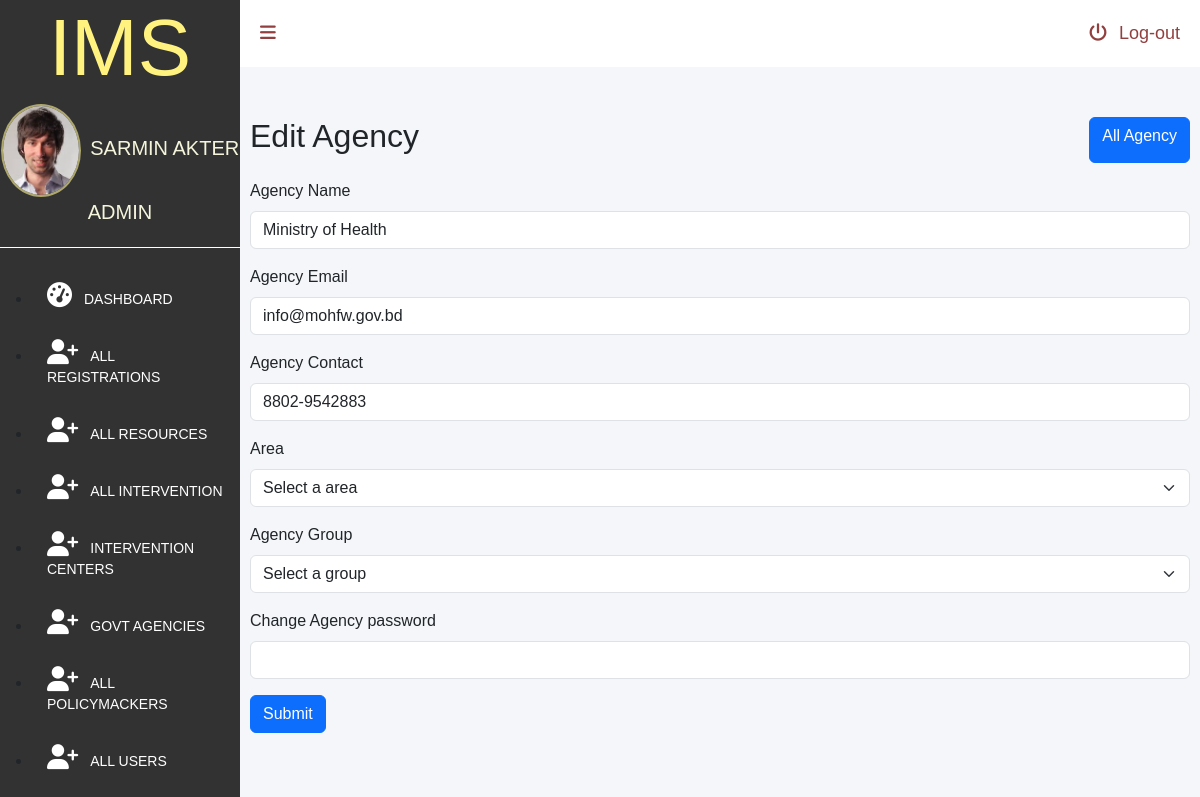
/admin/edit-gov-agency.php?editId=GA001 (signed in), run on the app's committed database.
### tables this page shows
CREATE TABLE `users`  (
  `userId` int(11) NOT NULL AUTO_INCREMENT,
  `name` varchar(255) NULL DEFAULT NULL,
  `username` varchar(255) NULL DEFAULT NULL,
  `role` varchar(255) NULL DEFAULT NULL,
  `password` varchar(255) NULL DEFAULT NULL,
  `email` varchar(255) NULL DEFAULT NULL,
  PRIMARY KEY (`userId`) USING BTREE
);

CREATE TABLE `governmentagencies_t`  (
  `agencyID` char(5) NOT NULL,
  `agencyName` varchar(30) NULL DEFAULT NULL,
  `agencyEmail` varchar(25) NULL DEFAULT NULL,
  `agencyContact` varchar(13) NULL DEFAULT NULL,
  `city` varchar(25) NULL DEFAULT NULL,
  `area` varchar(25) NULL DEFAULT NULL,
  `agencyGroup` varchar(255) NULL DEFAULT NULL,
  `role` varchar(255) NULL DEFAULT NULL,
  `password` varchar(255) NULL DEFAULT NULL,
  PRIMARY KEY (`agencyID`) USING BTREE
);

### admin/edit-gov-agency.php (the view, shortened to what this page needs)
<?php
require_once '../lib/database.php';
if(isset($_GET['editId'])) {
    $editId = $_GET['editId'];
    $stmt = $conn->prepare("SELECT * FROM governmentagencies_t WHERE agencyID = ?");
    $stmt->bind_param("s", $editId);
    $stmt->execute();
    $result = $stmt->get_result();
    if ($result->num_rows > 0) {
        $agency = $result->fetch_assoc();
    } else {
        echo "No agency found for editId: $editId";
        exit;
    }
}
?>
<!DOCTYPE html>
<html lang="en">
<head>
    <link href="https://cdn.jsdelivr.net/npm/bootstrap@5.3.3/dist/css/bootstrap.min.css" rel="stylesheet">
    <link rel="stylesheet" href="dashboard.css">
</head>
<body>
<div id="dashboardMainContainer">
    <?php include('partials/sidebar.php')?>
     <div class="dashboard_content_container" id="dashboard_content_container">
        <?php include('partials/topnav.php')?>
        <div class="dashboard_content">
              <div class="d-flex justify-content-between pb-3">
                <h2>Edit Agency</h2>
                <a class=" btn btn-primary" href="gov-agencies.php">All Agency</a>
              </div>
              <form action="edit-agency-processor.php" method="POST">
                <div class="mb-3">
                  <label for="agencyName" class="form-label">Agency Name</label>
                  <input type="text" class="form-control" id="agencyName" name="agencyName" value="<?php echo $agency['agencyName']; ?>">
                </div>
                <div class="mb-3">
                  <label for="agencyEmail" class="form-label">Agency Email</label>
                  <input type="email" class="form-control" id="agencyEmail" name="agencyEmail" value="<?php echo $agency['agencyEmail']; ?>">
                </div>
                <div class="mb-3">
                  <label for="agencyContact" class="form-label">Agency Contact</label>
                  <input type="text" class="form-control" id="agencyContact" name="agencyContact" value="<?php echo $agency['agencyContact']; ?>">
                </div>
                <div class="mb-3">
                  <label for="area" class="form-label">Area</label>
                  <select name="area" id="area" class="form-select">
                    <option value="">Select a area</option>
                  </select>
                </div>
                <div class="mb-3">
                  <label for="agencyGroup" class="form-label">Agency Group</label>
                  <select name="agencyGroup" id="agencyGroup" class="form-select">
                    <option value="">Select a group</option>
                  </select>
                </div>
                <div class="mb-3">
                  <label for="password" class="form-label">Change Agency password</label>
                  <input type="password" class="form-control" id="password" name="password">
                </div>
                <button type="submit" class="btn btn-primary">Submit</button>
              </form>
        </div>
       </div>
    </div>
</body>
</html>

### admin/partials/sidebar.php (shortened to what this page needs)
<?php
require_once '../lib/database.php';
if(isset($_SESSION['userId'])) {
    $userId = $_SESSION['userId'];
    $ustmt = $conn->prepare("SELECT * FROM `users` WHERE userId = ?");
    $ustmt->bind_param("s", $userId);
    $ustmt->execute();
    $allUsersResult = $ustmt->get_result();
    $allUsers = $allUsersResult->fetch_all(MYSQLI_ASSOC)[0];
} else {
    header("Location: login.php");
    exit();
}
?>
<div class="dashboard_sidebar" id="dashboard_sidebar">
            <h3 class="dashboard_logo" id="dashboard_logo">IMS</h3>
             <div class="dashboard_sidebar_user" >
              <img src="userimage.jpg" alt="User image."  id="userimage">
              <?php
                    $userName = "";
                    $role = "";
                    if (isset($allUsers["name"])) {
                        $userName = $allUsers["name"];
                        $role = $allUsers["role"];
                    }elseif (isset($allPolicymakers["policymakerName"])) {
                       $userName =$allPolicymakers["policymakerName"];
                       $role =$allPolicymakers["role"];
                    }elseif (isset($allIntervention["centreName"])) {
                       $userName =$allIntervention["centreName"];
                       $role =$allIntervention["role"];
                    }elseif (isset($allAgencies["agencyName"])) {
                        $userName =$allAgencies["agencyName"];
                        $role = "Govt Agency";
                     }
                ?>
              <span>
                <?=$userName;?>
               </span>
               <span>
                   <?=$role;?>
               </span>
            </div>
            <div class="dashboard_sidebar_menus">
                <ul class="dashboard_menus_lists" >
                    <li >
                        <a href="./dashboard.php" ><i class="fa fa-dashboard"></i><span class="menuText">Dashboard</span></a>
                    </li>
                    <?php
                    if ((isset($allUsers['role']) && $allUsers['role'] == 'admin')) {
                    ?>
                    <li >
                        <a href="reg-users.php" ><i class="fa fa-user-plus"></i><span class="menuText">All Registrations</span></a>
                    </li>
                    <?php
                    }
                        if ((isset($allUsers['role']) && $allUsers['role'] == 'admin') || (isset($allIntervention['role']) && $allIntervention['role'] == 'intervention') || (isset($allPolicymakers['role']) && $allPolicymakers['role'] == 'policymaker') || (isset($allAgencies['role']) && $allAgencies['role'] == 'ageny')) {
                     ?>
                    <li>
                        <a href="all-resources.php" ><i class="fa fa-user-plus"></i><span class="menuText">All Resources</span></a>
                    </li>
                    <li>
                        <a href="all-intervention.php" ><i class="fa fa-user-plus"></i><span class="menuText">All Intervention</span></a>
                    </li>
                    <li>
                       <a href="intervention-centers.php" ><i class="fa fa-user-plus"></i><span class="menuText">Intervention Centers</span></a>
                    </li>
                    <li>
                       <a href="gov-agencies.php" ><i class="fa fa-user-plus"></i><span class="menuText">Govt Agencies</span></a>
                    </li>
                    <?php
                    }
                        if ((isset($allUsers['role']) && $allUsers['role'] == 'admin') || (isset($allPolicymakers['role']) && $allPolicymakers['role'] == 'policymaker')) {
                     ?>
                    <li>
                        <a href="policymacker.php" ><i class="fa fa-user-plus"></i><span class="menuText">All Policymackers</span></a>
                    </li>
                    <?php
                    }
                        if ((isset($allUsers['role']) && $allUsers['role'] == 'admin')) {
                     ?>
                     <li>
                         <a href="all-users.php" ><i class="fa fa-user-plus"></i><span class="menuText">All Users</span></a>
                    </li>
                    <?php } ?>
                </ul>
            </div>
        </div>

### admin/dashboard.css (style rules this page uses)
* { font-family: 'Poppins', sans-serif; margin:0; padding:0; box-sizing: border-box; outline: none; text-decoration: none; }
#dashboardMainContainer { display: flex; flex-direction: row; }
div.dashboard_sidebar { width:20%; background: #323232; height:150vh ; }
div.dashboard_content_container { width:80%; background: #f4f6f9; }
h3.dashboard_logo { color: #fff27f; font-size: 80px; text-align: center; }
div.dashboard_sidebar_user { text-align:center; position: relative; padding-bottom:20px ; border-bottom: 1px solid #fff }
div.dashboard_sidebar_user img { width:80px; display: inline-block; border-radius: 50%; border:2px solid #aea76b; margin-right: 5px; vertical-align: middle; }
div.dashboard_sidebar_user span { top: 20%; font-size: 20px; text-transform:uppercase; color:beige; display: inline-block; }
ul.dashboard_menus_lists { margin-top: 20px; }
ul.dashboard_menus_lists li { padding: 15px 15px; text-transform: uppercase; }
ul.dashboard_menus_lists li a { text-decoration: none; color: #fff; font-size: 14px; display: block; }
ul.dashboard_menus_lists li a i { font-size: 25px; }
.fa { padding-right: 12px; }
div.dashboard_content { padding: 50px 10px 10px 10px; }

### data on the page
users: name "SARMIN AKTER", role "ADMIN"
governmentagencies_t: agencyName "Ministry of Health", agencyEmail "info@mohfw.gov.bd", agencyContact "8802-9542883"
